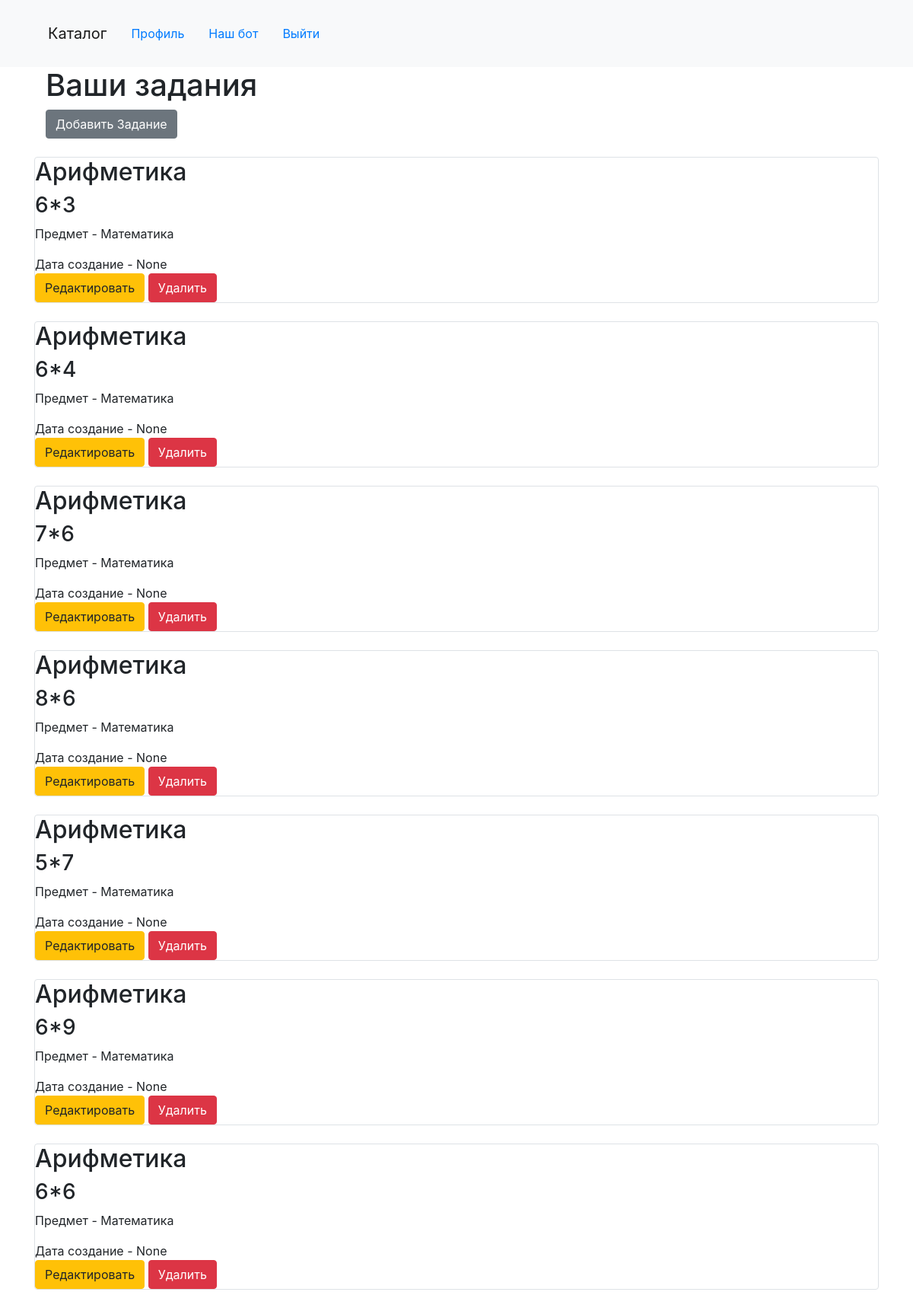
Screenshot of /home (signed in) with the database file from the repository.
### data/questions.py (models this page shows)
class Questions(SqlAlchemyBase):
    __tablename__ = 'questions'
    id = sqlalchemy.Column(sqlalchemy.Integer,
                           primary_key=True, autoincrement=True)
    user_id = sqlalchemy.Column(sqlalchemy.Integer, sqlalchemy.ForeignKey('users.id'), nullable=False)
    questions = sqlalchemy.Column(sqlalchemy.String, nullable=False)
    answers = sqlalchemy.Column(sqlalchemy.String, nullable=False)
    subject = sqlalchemy.Column(sqlalchemy.String, nullable=False)
    topic = sqlalchemy.Column(sqlalchemy.String, nullable=False)
    created_at = sqlalchemy.Column(sqlalchemy.DateTime, default=datetime.datetime.now)
    user = orm.relationship("Users")

### site.py (the view)
@app.route('/home', methods=['GET', 'POST'])
@login_required
def main():
    if request.method == 'POST':
        topic = request.form.get('topic')
        question = request.form.get('question')
        subject = request.form.get('subject')
    db_sess = sozdanie_BD.db_session.create_session()
    quests = db_sess.query(Questions).filter(Questions.user_id == current_user.id)
    return render_template('home.html', title='', quests=quests)

### data/db_session.py (called while the page is built)
def create_session() -> Session:
    global __factory
    return __factory()

### site.py (called while the page is built)
@login_manager.user_loader
def load_user(user_id):
    db_sess = sozdanie_BD.db_session.create_session()
    return db_sess.get(Users, user_id)

### templates/home.html
{% extends "base.html" %}
{% block content %}
<div class="container-fluid">
    <h1>Ваши задания</h1>
    <a href="/home/Create" class="btn btn-secondary">Добавить Задание</a>
</div>
<br>
{% for quest in quests%}
<div class="col-md6 border rounded">
    <h2>{{quest.topic}}</h2>
    <h3>
        {{quest.questions}}
    </h3>
    <p>Предмет - {{quest.subject}}</p>
    <div>
        Дата создание - {{quest.created_at}}
    </div>
    <a href="/home/Change{{ quest.id }}" class="btn btn-warning">
        Редактировать
    </a>
    <a href="/quizes_delete/{{ quest.id }}" class="btn btn-danger">
            Удалить
        </a>
</div>
<br>
{% endfor %}
{% endblock %}

### templates/base.html (shortened to what this page needs)
<html lang="en">
<head>
    <link rel="stylesheet"
          href="https://stackpath.bootstrapcdn.com/bootstrap/4.4.1/css/bootstrap.min.css"
>
</head>
<body>
<header>
    <nav class="navbar navbar-light bg-light">
    <nav class="navbar navbar-light bg-light">
{% if current_user.is_authenticated %}
        <nav class="navbar">
            <div class="container-fluid">
                <a class="navbar-brand active" aria-current="page" href="/home">Каталог</a>
                <a class="nav-link current" href="profile">Профиль</a>
                <a class="nav-link" href="Bot">Наш бот</a>
                <a class="nav-link" href="/logout">Выйти</a>
            </div>
        </nav>
{% else %}
    <p>
        <a class="btn btn-primary " href="/register">Зарегистрироваться</a>
        <a class="btn btn-success" href="/login">Войти</a>
    </p>
{% endif %}
    </nav>
    </nav>
</header>
<main role="main" class="container">
        {% block content %}
        {% endblock %}
</main>
</body>
</html>

### rows the page displays
Questions: topic "Арифметика", questions "6*3", subject "Математика", created_at "None"
Questions: topic "Арифметика", questions "6*4", subject "Математика", created_at "None"
Questions: topic "Арифметика", questions "7*6", subject "Математика", created_at "None"
Questions: topic "Арифметика", questions "8*6", subject "Математика", created_at "None"
Questions: topic "Арифметика", questions "5*7", subject "Математика", created_at "None"
Questions: topic "Арифметика", questions "6*9", subject "Математика", created_at "None"
Questions: topic "Арифметика", questions "6*6", subject "Математика", created_at "None"
